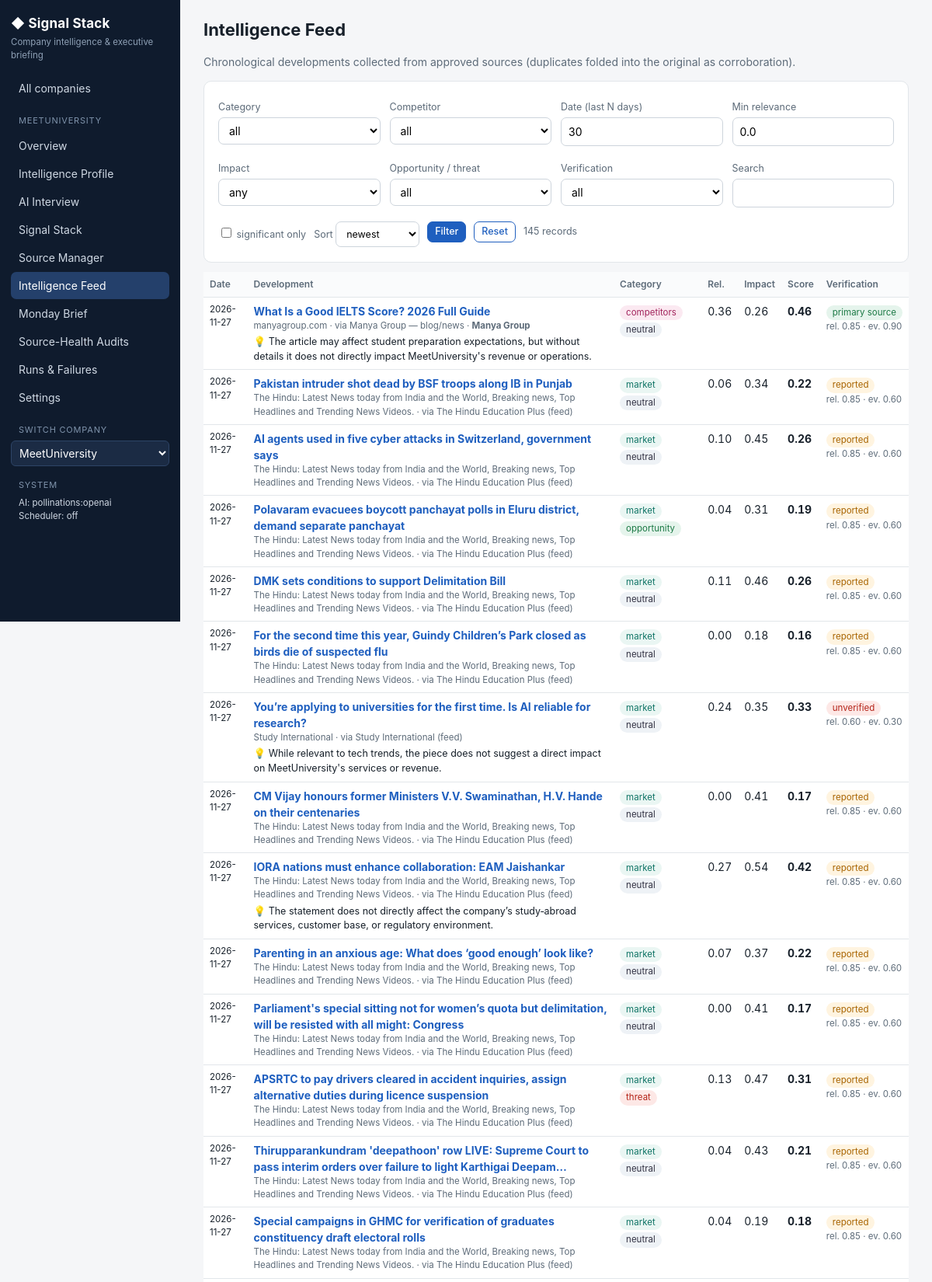
/c/1/feed (upper part), run on the app's committed database.
### tables this page shows
CREATE TABLE companies (
    id            INTEGER PRIMARY KEY AUTOINCREMENT,
    name          TEXT NOT NULL,
    website       TEXT NOT NULL,
    domain        TEXT NOT NULL,
    status        TEXT NOT NULL DEFAULT 'new',      -- new | researched | interviewing | stack_ready | monitoring
    created_at    TEXT NOT NULL,
    updated_at    TEXT NOT NULL
);

CREATE TABLE items (
    id                INTEGER PRIMARY KEY AUTOINCREMENT,
    company_id        INTEGER NOT NULL REFERENCES companies(id) ON DELETE CASCADE,
    source_id         INTEGER REFERENCES sources(id) ON DELETE SET NULL,
    run_id            INTEGER REFERENCES crawl_runs(id) ON DELETE SET NULL,
    category          TEXT NOT NULL,
    competitor_id     INTEGER REFERENCES competitors(id) ON DELETE SET NULL,
    url               TEXT,
    url_hash          TEXT NOT NULL,
    title             TEXT NOT NULL,
    snippet           TEXT,
    publisher         TEXT,
    published_at      TEXT,
    discovered_at     TEXT NOT NULL,
    content_hash      TEXT,
    dup_of            INTEGER REFERENCES items(id) ON DELETE SET NULL,
    corroborations    INTEGER NOT NULL DEFAULT 0,
    -- analysis -------------------------------------------------------------
    topic             TEXT,
    sentiment         REAL,
    relevance         REAL,     -- strategic relevance to this company (0-1)
    impact            REAL,
    urgency           REAL,
    credibility       REAL,     -- source reliability (0-1), independent of the AI
    recency           REAL,
    novelty           REAL,
    evidence_strength REAL,     -- how well the claim is evidenced (primary source, corroboration)
    score             REAL,
    polarity          TEXT,     -- opportunity | threat | neutral
    verification      TEXT,     -- primary_source | reported | user_generated | internal | unverified
    significant       INTEGER NOT NULL DEFAULT 0,
    explanation       TEXT,
    analysis          TEXT,     -- JSON (what/when/why/area/action...) - interpretation, labelled as such
    ai_confidence     REAL,     -- the model's self-reported confidence: NOT evidence
    analysed_by       TEXT,
    analysed_at       TEXT
);

CREATE TABLE sources (
    id                   INTEGER PRIMARY KEY AUTOINCREMENT,
    company_id           INTEGER NOT NULL REFERENCES companies(id) ON DELETE CASCADE,
    category             TEXT NOT NULL,                -- customers | competitors | market | internal
    type                 TEXT NOT NULL,                -- rss | bing_news | gdelt | webpage | hn | stackexchange | appstore_reviews | wikipedia | upload | reddit
    name                 TEXT NOT NULL,
    url                  TEXT,
    query                TEXT,
    params               TEXT,                         -- JSON adapter params
    competitor_id        INTEGER REFERENCES competitors(id) ON DELETE SET NULL,
    reason               TEXT NOT NULL,
    specific_score       REAL,
    recency_score        REAL,
    credibility_score    REAL,
    overall_score        REAL,
    probe                TEXT,                         -- JSON: probe evidence collected at discovery time
    status               TEXT NOT NULL DEFAULT 'discovered', -- discovered | approved | rejected | removed | blocked
    origin               TEXT NOT NULL DEFAULT 'discovery',  -- discovery | user | audit | context_change
    duplicate_of         INTEGER REFERENCES sources(id) ON DELETE SET NULL,
    created_at           TEXT NOT NULL,
    approved_at          TEXT,
    removed_at           TEXT,
    last_checked         TEXT,
    last_success         TEXT,
    last_new_item_at     TEXT,
    last_status          TEXT,
    consecutive_failures INTEGER NOT NULL DEFAULT 0,
    items_total          INTEGER NOT NULL DEFAULT 0,
    etag                 TEXT,
    last_modified        TEXT
);

CREATE TABLE competitors (
    id            INTEGER PRIMARY KEY AUTOINCREMENT,
    company_id    INTEGER NOT NULL REFERENCES companies(id) ON DELETE CASCADE,
    name          TEXT NOT NULL,
    website       TEXT,
    domain        TEXT,
    description   TEXT,
    why           TEXT,
    kind          TEXT,                                -- direct | substitute | adjacent
    similarity    REAL,
    evidence_url  TEXT,
    evidence      TEXT,
    discovered_via TEXT,
    status        TEXT NOT NULL DEFAULT 'discovered',  -- discovered | approved | rejected
    created_at    TEXT NOT NULL
);

### signalstack/web.py (the view)
@app.get("/c/{cid}/feed", response_class=HTMLResponse)
def feed(request: Request, cid: int, category: str = "", competitor: str = "", days: int = 30, min_rel: float = 0.0,
         polarity: str = "", verification: str = "", significant: str = "", impact: str = "", sort: str = "date", q: str = ""):
    c = company_or_404(cid)
    sql = ("SELECT i.*, s.name AS source_name, k.name AS competitor FROM items i LEFT JOIN sources s ON s.id=i.source_id "
           "LEFT JOIN competitors k ON k.id=i.competitor_id WHERE i.company_id=? AND i.dup_of IS NULL "
           "AND COALESCE(i.published_at, i.discovered_at) >= datetime('now', ?)")
    params: list = [cid, f"-{int(days)} days"]
    for col, val in (("i.category", category), ("i.polarity", polarity), ("i.verification", verification)):
        if val:
            sql += f" AND {col}=?"
            params.append(val)
    if competitor:
        sql += " AND i.competitor_id=?"
        params.append(int(competitor))
    if min_rel:
        sql += " AND i.relevance>=?"
        params.append(min_rel)
    if impact:
        sql += " AND i.impact>=?"
        params.append({"high": 0.6, "medium": 0.4}.get(impact, 0))
    if significant:
        sql += " AND i.significant=1"
    if q:
        sql += " AND (i.title LIKE ? OR i.snippet LIKE ?)"
        params += [f"%{q}%", f"%{q}%"]
    sql += " ORDER BY " + ("i.score DESC" if sort == "score" else "COALESCE(i.published_at, i.discovered_at) DESC") + " LIMIT 300"
    rows = db.q(sql, params)
    comps = db.q("SELECT id, name FROM competitors WHERE company_id=? AND status='approved' ORDER BY name", (cid,))
    f = dict(category=category, competitor=competitor, days=days, min_rel=min_rel, polarity=polarity, verification=verification,
             significant=significant, impact=impact, sort=sort, q=q)
    return render(request, "feed.html", company=c, rows=rows, comps=comps, f=f)

### signalstack/templates/feed.html (shortened to what this page needs)
{% extends "base.html" %}
{% block content %}
<h1>Intelligence Feed</h1>
<p class="muted">Chronological developments collected from approved sources (duplicates folded into the original as corroboration).</p>
<form class="panel" method="get">
<div class="grid g4">
<div><label>Category</label><select name="category"><option value="">all</option>{% for c in ['customers','competitors','market','internal'] %}<option {{ 'selected' if f.category == c }}>{{ c }}</option>{% endfor %}</select></div>
<div><label>Competitor</label><select name="competitor"><option value="">all</option>{% for k in comps %}<option value="{{ k.id }}" {{ 'selected' if f.competitor|string == k.id|string }}>{{ k.name }}</option>{% endfor %}</select></div>
<div><label>Date (last N days)</label><input type="number" name="days" value="{{ f.days }}" min="1"></div>
<div><label>Min relevance</label><input type="number" step="0.05" name="min_rel" value="{{ f.min_rel }}" min="0" max="1"></div>
<div><label>Impact</label><select name="impact"><option value="">any</option></select></div>
<div><label>Opportunity / threat</label><select name="polarity"><option value="">all</option>{% for c in ['opportunity','threat','neutral'] %}<option {{ 'selected' if f.polarity == c }}>{{ c }}</option>{% endfor %}</select></div>
<div><label>Verification</label><select name="verification"><option value="">all</option></select></div>
<div><label>Search</label><input type="text" name="q" value="{{ f.q }}"></div>
</div>
<div class="row" style="margin-top:10px"><label><input type="checkbox" name="significant" value="1" {{ 'checked' if f.significant }}> significant only</label>
<label>Sort <select name="sort" style="width:auto"><option value="date" {{ 'selected' if f.sort == 'date' }}>newest</option><option value="score" {{ 'selected' if f.sort == 'score' }}>importance</option></select></label>
<button class="btn sm">Filter</button><a class="btn sm ghost" href="/c/{{ company.id }}/feed">Reset</a> <span class="muted small">{{ rows|length }} records</span></div>
</form>
<table>
<tr><th>Date</th><th>Development</th><th>Category</th><th>Rel.</th><th>Impact</th><th>Score</th><th>Verification</th></tr>
{% for i in rows %}
<tr><td class="tiny">{{ (i.published_at or i.discovered_at)[:10] }}{% if not i.published_at %}<br><span class="muted">(found)</span>{% endif %}</td>
<td><a href="/c/{{ company.id }}/items/{{ i.id }}"><b>{{ i.title|trunc(120) }}</b></a>
<div class="tiny muted">{{ i.publisher }} · via {{ i.source_name|trunc(50) }}{% if i.competitor %} · <b>{{ i.competitor }}</b>{% endif %}{% if i.corroborations %} · corroborated ×{{ i.corroborations }}{% endif %}</div>
{% set a = i.analysis|loads %}{% if a.interpretation and a.interpretation.why_it_matters %}<div class="small" style="margin-top:3px">💡 {{ a.interpretation.why_it_matters|trunc(200) }}</div>{% endif %}</td>
<td><span class="chip {{ i.category }}">{{ i.category }}</span><br>{% if i.significant %}<span class="chip ok">significant</span>{% endif %} <span class="chip {{ i.polarity }}">{{ i.polarity or '' }}</span></td>
<td class="score">{{ i.relevance|pct }}</td><td class="score">{{ i.impact|pct }}</td><td class="score"><b>{{ i.score|pct }}</b></td>
<td><span class="chip {{ i.verification }}">{{ (i.verification or '').replace('_',' ') }}</span><div class="tiny muted">rel. {{ i.credibility|pct }} · ev. {{ i.evidence_strength|pct }}</div></td></tr>
{% else %}<tr><td colspan="7" class="muted">No records match.</td></tr>{% endfor %}
</table>
{% endblock %}

### signalstack/templates/base.html (shortened to what this page needs)
<!doctype html>
<html lang="en"><head><meta charset="utf-8"><meta name="viewport" content="width=device-width,initial-scale=1">
<link rel="stylesheet" href="/static/style.css"><script src="/static/app.js" defer></script></head>
<body {% if running %}data-reload-on-done{% endif %}>
<div class="layout">
<aside class="side">
  <div class="logo">◆ Signal Stack</div>
  <div class="sub">Company intelligence &amp; executive briefing</div>
  <a href="/" class="{{ 'on' if request.url.path == '/' }}">All companies</a>
  {% if company %}
  <div class="sect">{{ company.name }}</div>
  {% set path = request.url.path %}
  {% set base = '/c/' ~ company.id %}
  <a href="{{ base }}" class="{{ 'on' if path == base }}">Overview</a>
  <a href="{{ base }}/profile" class="{{ 'on' if '/profile' in path }}">Intelligence Profile</a>
  <a href="{{ base }}/interview" class="{{ 'on' if '/interview' in path }}">AI Interview</a>
  <a href="{{ base }}/stack" class="{{ 'on' if '/stack' in path }}">Signal Stack</a>
  <a href="{{ base }}/sources" class="{{ 'on' if '/sources' in path }}">Source Manager</a>
  <a href="{{ base }}/feed" class="{{ 'on' if '/feed' in path or '/items' in path }}">Intelligence Feed</a>
  <a href="{{ base }}/briefs" class="{{ 'on' if '/briefs' in path }}">Monday Brief</a>
  <a href="{{ base }}/audits" class="{{ 'on' if '/audits' in path }}">Source-Health Audits</a>
  <a href="{{ base }}/runs" class="{{ 'on' if '/runs' in path }}">Runs &amp; Failures</a>
  <a href="{{ base }}/settings" class="{{ 'on' if '/settings' in path }}">Settings</a>
  {% endif %}
  {% if companies %}
  <div class="sect">Switch company</div>
  <select onchange="location='/c/'+this.value">{% for c in companies %}<option value="{{ c.id }}" {{ 'selected' if company and c.id == company.id }}>{{ c.name }}</option>{% endfor %}</select>
  {% endif %}
  <div class="sect">System</div>
  <div class="tiny" style="padding:0 10px">AI: {{ llm_label }}<br>Scheduler: {{ 'running' if scheduler_on else 'off' }}</div>
</aside>
<main class="main">
  {% block content %}{% endblock %}
</main></div>
</body></html>

### signalstack/static/style.css (style rules this page uses)
:root { --bg:#f5f6f8;--panel:#fff;--ink:#17202a;--muted:#5d6b79;--line:#e2e6ea;--brand:#1f5fbf;--brand-ink:#fff; --ok:#1d7a46;--warn:#a86400;--bad:#b42318;--opp:#14794b;--thr:#b42318;--neu:#596775;--chip:#eef2f6 }
* { box-sizing:border-box }
body { margin:0;font:14px/1.5 Inter,"Segoe UI",system-ui,Arial,sans-serif;background:var(--bg);color:var(--ink) }
a { color:var(--brand);text-decoration:none }
.layout { display:grid;grid-template-columns:232px 1fr;min-height:100vh }
.side { background:#0f1b2d;color:#cfd8e3;padding:18px 14px;position:sticky;top:0;height:100vh;overflow:auto }
.side .logo { font-weight:700;color:#fff;font-size:17px;letter-spacing:.2px;margin-bottom:2px }
.side .sub { font-size:11.5px;color:#8ea0b5;margin-bottom:16px }
.side a { display:block;color:#cfd8e3;padding:7px 10px;border-radius:7px;margin:1px 0 }
.side a.on { background:#24406b;color:#fff }
.side .sect { font-size:11px;text-transform:uppercase;letter-spacing:.8px;color:#7f93ab;margin:16px 10px 6px }
.side select { width:100%;padding:6px;border-radius:6px;background:#1b2b44;color:#fff;border:1px solid #2d4466 }
.main { padding:22px 30px 60px;max-width:1320px }
h1 { font-size:22px;margin:0 0 4px }
.muted { color:var(--muted) }
.small { font-size:12.5px }
.tiny { font-size:11.5px }
.panel { background:var(--panel);border:1px solid var(--line);border-radius:10px;padding:16px 18px;margin:12px 0 }
.grid { display:grid;gap:12px }
.g4 { grid-template-columns:repeat(4,1fr) }
table { width:100%;border-collapse:collapse;background:var(--panel) }
th,td { border-bottom:1px solid var(--line);padding:7px 8px;text-align:left;vertical-align:top }
th { font-size:12px;color:var(--muted);font-weight:600;background:#fafbfc;position:sticky;top:0 }
.chip { display:inline-block;padding:1px 8px;border-radius:999px;background:var(--chip);font-size:11.5px;color:#334;white-space:nowrap }
.chip.approved,.chip.success,.chip.ok,.chip.opportunity,.chip.primary_source,.chip.corroborated { background:#e5f4ec;color:var(--ok) }
.chip.discovered,.chip.running,.chip.medium,.chip.reported { background:#fff4e0;color:var(--warn) }
.chip.rejected,.chip.removed,.chip.failed,.chip.missed,.chip.threat,.chip.error,.chip.high,.chip.unverified { background:#fde8e6;color:var(--bad) }
.chip.competitors { background:#fbe9f1;color:#a2245c }
.chip.market { background:#eaf6f3;color:#0f7465 }
.btn { display:inline-block;border:1px solid var(--brand);background:var(--brand);color:var(--brand-ink);padding:7px 13px;border-radius:7px; cursor:pointer;font:inherit;font-weight:550 }
.btn.ghost { background:#fff;color:var(--brand) }
.btn.sm { padding:3px 9px;font-size:12.5px }
input[type=text],input[type=url],input[type=number],input[type=time],input[type=email],select,textarea { font:inherit;padding:7px 9px;border:1px solid #cdd4dc; border-radius:7px;background:#fff;width:100% }
label { font-size:12.5px;color:var(--muted);display:block;margin:8px 0 3px }
.row { display:flex;gap:10px;align-items:center;flex-wrap:wrap }
.row>* { flex:0 0 auto }
.score { font-variant-numeric:tabular-nums }

### data on the page
companies: name "MEETUNIVERSITY"
items: published_at "2026-11-27", title "What Is a Good IELTS Score? 2026 Full Guide", publisher "manyagroup.com", source_name "Manya Group — blog/news", competitor "Manya Group", interpretation.why_it_matters "The article may affect student preparation expectations, but without details it does not directly impact MeetUniversity's revenue or operations.", category "competitors", polarity "neutral", relevance|pct "0.36", impact|pct "0.26", score|pct "0.46", verification "primary source", credibility|pct "0.85", evidence_strength|pct "0.90"
items: published_at "2026-11-27", title "Pakistan intruder shot dead by BSF troops along IB in Punjab", publisher "The Hindu: Latest News today from India and the World, Breaking news, Top Headlines and Trending News Videos.", source_name "The Hindu Education Plus (feed)", category "market", polarity "neutral", relevance|pct "0.06", impact|pct "0.34", score|pct "0.22", verification "reported", credibility|pct "0.85", evidence_strength|pct "0.60"
items: published_at "2026-11-27", title "AI agents used in five cyber attacks in Switzerland, government says", publisher "The Hindu: Latest News today from India and the World, Breaking news, Top Headlines and Trending News Videos.", source_name "The Hindu Education Plus (feed)", category "market", polarity "neutral", relevance|pct "0.10", impact|pct "0.45", score|pct "0.26", verification "reported", credibility|pct "0.85", evidence_strength|pct "0.60"
items: published_at "2026-11-27", title "Polavaram evacuees boycott panchayat polls in Eluru district, demand separate panchayat", publisher "The Hindu: Latest News today from India and the World, Breaking news, Top Headlines and Trending News Videos.", source_name "The Hindu Education Plus (feed)", category "market", polarity "opportunity", relevance|pct "0.04", impact|pct "0.31", score|pct "0.19", verification "reported", credibility|pct "0.85", evidence_strength|pct "0.60"
items: published_at "2026-11-27", title "DMK sets conditions to support Delimitation Bill", publisher "The Hindu: Latest News today from India and the World, Breaking news, Top Headlines and Trending News Videos.", source_name "The Hindu Education Plus (feed)", category "market", polarity "neutral", relevance|pct "0.11", impact|pct "0.46", score|pct "0.26", verification "reported", credibility|pct "0.85", evidence_strength|pct "0.60"
items: published_at "2026-11-27", title "For the second time this year, Guindy Children’s Park closed as birds die of suspected flu", publisher "The Hindu: Latest News today from India and the World, Breaking news, Top Headlines and Trending News Videos.", source_name "The Hindu Education Plus (feed)", category "market", polarity "neutral", relevance|pct "0.00", impact|pct "0.18", score|pct "0.16", verification "reported", credibility|pct "0.85", evidence_strength|pct "0.60"
items: published_at "2026-11-27", title "You’re applying to universities for the first time. Is AI reliable for research?", publisher "Study International", source_name "Study International (feed)", interpretation.why_it_matters "While relevant to tech trends, the piece does not suggest a direct impact on MeetUniversity's services or revenue.", category "market", polarity "neutral", relevance|pct "0.24", impact|pct "0.35", score|pct "0.33", verification "unverified", credibility|pct "0.60", evidence_strength|pct "0.30"
items: published_at "2026-11-27", title "CM Vijay honours former Ministers V.V. Swaminathan, H.V. Hande on their centenaries", publisher "The Hindu: Latest News today from India and the World, Breaking news, Top Headlines and Trending News Videos.", source_name "The Hindu Education Plus (feed)", category "market", polarity "neutral", relevance|pct "0.00", impact|pct "0.41", score|pct "0.17", verification "reported", credibility|pct "0.85", evidence_strength|pct "0.60"
items: published_at "2026-11-27", title "IORA nations must enhance collaboration: EAM Jaishankar", publisher "The Hindu: Latest News today from India and the World, Breaking news, Top Headlines and Trending News Videos.", source_name "The Hindu Education Plus (feed)", interpretation.why_it_matters "The statement does not directly affect the company’s study‑abroad services, customer base, or regulatory environment.", category "market", polarity "neutral", relevance|pct "0.27", impact|pct "0.54", score|pct "0.42", verification "reported", credibility|pct "0.85", evidence_strength|pct "0.60"
items: published_at "2026-11-27", title "Parenting in an anxious age: What does ‘good enough’ look like?", publisher "The Hindu: Latest News today from India and the World, Breaking news, Top Headlines and Trending News Videos.", source_name "The Hindu Education Plus (feed)", category "market", polarity "neutral", relevance|pct "0.07", impact|pct "0.37", score|pct "0.22", verification "reported", credibility|pct "0.85", evidence_strength|pct "0.60"
items: published_at "2026-11-27", title "Parliament's special sitting not for women’s quota but delimitation, will be resisted with all might: Congress", publisher "The Hindu: Latest News today from India and the World, Breaking news, Top Headlines and Trending News Videos.", source_name "The Hindu Education Plus (feed)", category "market", polarity "neutral", relevance|pct "0.00", impact|pct "0.41", score|pct "0.17", verification "reported", credibility|pct "0.85", evidence_strength|pct "0.60"
items: published_at "2026-11-27", title "APSRTC to pay drivers cleared in accident inquiries, assign alternative duties during licence suspension", publisher "The Hindu: Latest News today from India and the World, Breaking news, Top Headlines and Trending News Videos.", source_name "The Hindu Education Plus (feed)", category "market", polarity "threat", relevance|pct "0.13", impact|pct "0.47", score|pct "0.31", verification "reported", credibility|pct "0.85", evidence_strength|pct "0.60"
items: published_at "2026-11-27", title "Thirupparankundram 'deepathoon' row LIVE: Supreme Court to pass interim orders over failure to light Karthigai Deepam…", publisher "The Hindu: Latest News today from India and the World, Breaking news, Top Headlines and Trending News Videos.", source_name "The Hindu Education Plus (feed)", category "market", polarity "neutral", relevance|pct "0.04", impact|pct "0.43", score|pct "0.21", verification "reported", credibility|pct "0.85", evidence_strength|pct "0.60"
items: published_at "2026-11-27", title "Special campaigns in GHMC for verification of graduates constituency draft electoral rolls", publisher "The Hindu: Latest News today from India and the World, Breaking news, Top Headlines and Trending News Videos.", source_name "The Hindu Education Plus (feed)", category "market", polarity "neutral", relevance|pct "0.04", impact|pct "0.19", score|pct "0.18", verification "reported", credibility|pct "0.85", evidence_strength|pct "0.60"

### other printed values
{{ llm_label }} "pollinations:openai"
{{ 'running' if scheduler_on else 'off' }} "off"
{{ rows|length }} "145"
form field value "MeetUniversity"
